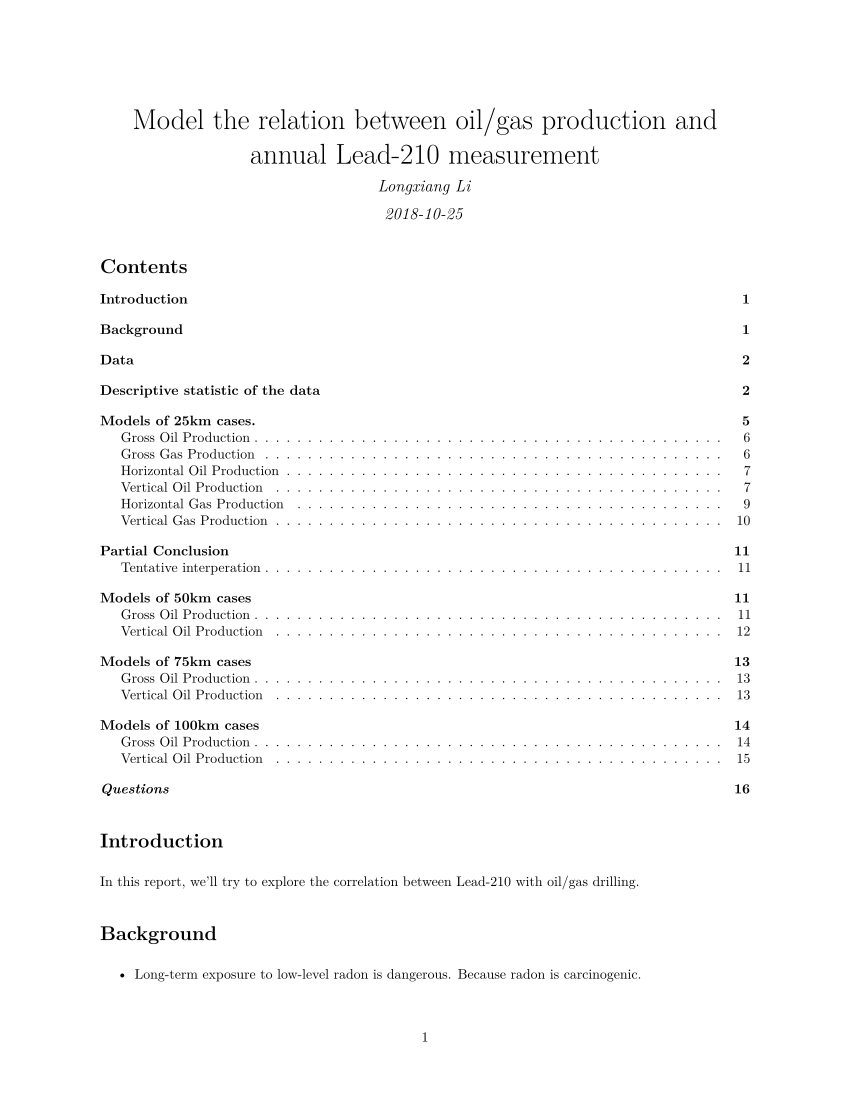

This chart was generated by the following R code:
#' ---
#' title: "Model the relation between oil/gas production and annual Lead-210 measurement"
#' author: "Longxiang Li"
#' date: "`r format(Sys.Date())`"
#' output: 
#'      pdf_document:
#'       toc: true
#'       fig_caption: yes
#' ---
#' 
#' # Introduction
#' In this report, we'll try to explore the correlation between Lead-210 with oil/gas drilling.
#' 
#' # Background
#' 
#' * Long-term exposure to low-level radon is dangerous. Because radon is carcinogenic.
#' 
#' * Direct long-term measurement of radon is rare.
#' 
#' * Lead-210 has been used as marker for radon exposure. This is applied in multiple studies.
#' 
#' * If there's an increase of Lead-210 in the particles, local residents are exposed to higher risk of lung cancer and other disease.
#' 
#' # Data 
#' 
#' * Study period: from 2014 to 2016. Because we don't have the annual Lead-210 measuremtn
#' before 2014 and after 2016. I've reached out to RadNet for data.
#' 
#' * Study region: Lower 48 states of the United States. There're 139 RedNet monitors. But
#' only a small fraction of these monitors have gas/oil activities nearby.
#' 
#' * Data sources: 
#' 
#' Lead-210 data: Lead-210 are determined by the analysis of annually composited samples (air filters) collected from the airborne particulate
#' samplers. Concentrations are determined by alpha-particle spectrometry following chemical separation. The total volume of air represented by
#'  all the samples received from one sampling location during a year typically ranges from 120,000 $m^3$ to 500,000 $m^3$.
#' 
#' Drilling data: We colleced drilling information from drillinginfo.com. From the database, we extracted the monthly gas/oil production during the study 
#' period, both horizontal and vertical drillings are included. Since the production data is reported by month, we need to aggregate them by year.
#' Then we have annual gas/oil production, number of active gas/oil wells, categorical and uncategorical within a radius of 25km from the assumed location of RadNet monitors.
#' 
#' Background radon data: We downloaded the EPA radon map data and join it to the assumed location of RadNet monitor. All counties of the U,S are catergorized
#' into three classes ranging from 1 with the highest radon level and 3 with the lowest. The background radon level is calculated based on soil type, weather and 
#' other information. 

#+ Loading all the necessary libraries, echo=F, message=F, warnings=F
library(dplyr)
library(lme4)
library(nlme)
library(lmerTest)
library(mgcv)
library(ggplot2)
library(spdep)
library(psych)
options(dplyr.print_max = 1e9)
#' In this report, we first set the radius as 25km. If there's any oil/gas production within
#' this circle in the study period, this RadNet monitor is categorized as within gas/oil field.
#' Otherwise, this RadNet monitor is categorized as clean ones.
#+ Loading the Lead-210 and gas/oil production data within 25km, message=F, echo=F,warning=F 
load(here::here("data","pb_gas_oil_50.RData"))
load(here::here("data","beta_gas_oil_avg_wind_25.RData"))
rad_all<-rad_all%>%filter(city_state!="EUREKA,CA")
rad_all<-rad_all%>%filter(city_state!="LUBBOCK,TX")
rad_all<-rad_all%>%filter(!is.na(mass))
##############################################
#Massage the pb-210 dataset
rad_cross[is.na(rad_cross$Radon),]$Radon=6
rad_cross$basin<-as.factor(rad_cross$basin)
rad_cross$log_dist<-log(rad_cross$Coast_Dist)
rad_cross$log_pb<-log(rad_cross$pb210)

rad_cross$Oil_Field<-(rad_cross$G_Oil_Num>0)
rad_cross$Gas_Field<-(rad_cross$G_Gas_Num>0)
rad_cross$Play<-rad_cross$Oil_Field|rad_cross$Gas_Field

rad_cross$G_Oil_Prod<-rad_cross$G_Oil_Prod/1e6
rad_cross$H_Oil_Prod<-rad_cross$H_Oil_Prod/1e6
rad_cross$V_Oil_Prod<-rad_cross$V_Oil_Prod/1e6
rad_cross$G_Gas_Prod<-rad_cross$G_Gas_Prod/1e6
rad_cross$H_Gas_Prod<-rad_cross$H_Gas_Prod/1e6
rad_cross$V_Gas_Prod<-rad_cross$V_Gas_Prod/1e6
###################################################
#Massage the beta dataset

rad_all[is.na(rad_all$Radon),]$Radon=6
rad_all$basin<-as.factor(rad_all$basin)
#rad_all$log_dist<-log(rad_all$Coast_Dist)
rad_all$log_pb<-log(rad_all$pb210)
rad_all$Oil_Field<-(rad_all$G_Oil_Num>0)
rad_all$Gas_Field<-(rad_all$G_Gas_Num>0)
rad_all$Play<-rad_all$Oil_Field|rad_all$Gas_Field

rad_all[,grep("Prod",names(rad_all))]=rad_all[,grep("Prod",names(rad_all))]/1e6
rad_all[,grep("Num",names(rad_all))]=rad_all[,grep("Num",names(rad_all))]/1e3
#Current unit is aCi/L
rad_all$beta<-rad_all$beta*1000
rad_all$lbeta<-log(rad_all$beta)
rad_cross$pb210<-rad_cross$pb210*1000

##################
#Descriptive Statistics
play_data<-rad_cross[rad_cross$Play,]
out_data<-rad_cross[!rad_cross$Play,]
play_beta_data<-rad_all[rad_all$Play,]
out_beta_data<-rad_all[!rad_all$Play,]
write_row<-function(play_dat,out_dat,name)
{
  t0<-t.test((rbind(play_dat,out_dat))[[name]])
  p0<-c(t0$estimate,t0$conf.int[1:2])
  t1<-t.test(play_dat[[name]])
  p1<-c(t1$estimate,t1$conf.int[1:2])
  t2<-t.test(out_dat[[name]])
  p2<-c(t2$estimate,t2$conf.int[1:2])
  p3<-(t.test(play_dat[[name]],out_dat[[name]]))$p.value
  return(as.numeric(c(p0,p1,p2,p3)))
}

write_cor_row<-function(play_dat,out_dat,name1,name2){
  c0<-cor.test((rbind(play_dat,out_dat))[[name1]],(rbind(play_dat,out_dat))[[name2]],conf.level=0.95)
  t<-paired.r(cor(play_dat[[name1]],play_dat[[name2]],use="complete.obs"),
              cor(out_dat[[name1]],out_dat[[name2]],use="complete.obs"),
           n=nrow(play_dat), n2=nrow(out_dat),twotailed=TRUE)
  c1<-cor.test(play_dat[[name1]],play_dat[[name2]],conf.level=0.95)
  c2<-cor.test(out_dat[[name1]],out_dat[[name2]],conf.level=0.95)
  return(as.numeric(c(c0$estimate,c0$conf.int[1:2],c1$estimate,c1$conf.int[1:2],c2$estimate,c2$conf.int[1:2],t$p)))
}

pb_row<-write_row(play_data,out_data,"pb210")
pb_Rn_row<-write_row(play_data,out_data,"Radon")
pb_mass_row<-write_row(play_data,out_data,"mass")
pb_U_row<-write_row(play_data,out_data,"Umeans")
pb_vel_row<-write_row(play_data,out_data,"vel")
pb_hpbl_row<-write_row(play_data,out_data,"hpbl")
pb_cstdist_row<-write_row(play_data,out_data,"Coast_Dist")
pb_oil_row<-write_row(play_data,out_data,"G_Oil_Prod")
pb_gas_row<-write_row(play_data,out_data,"G_Gas_Prod")

c_pb_radon_row<-write_cor_row(play_data,out_data,"pb210","Radon")
c_pb_U_row<-write_cor_row(play_data,out_data,"pb210","Umeans")
c_pb_mass_row<-write_cor_row(play_data,out_data,"pb210","mass")
c_pb_vel_row<-write_cor_row(play_data,out_data,"pb210","vel")
c_pb_hpbl_row<-write_cor_row(play_data,out_data,"pb210","hpbl")
c_pb_cstdist_row<-write_cor_row(play_data,out_data,"pb210","Coast_Dist")
c_pb_oil_row<-write_cor_row(play_data,out_data,"pb210","G_Oil_Prod")
c_pb_gas_row<-write_cor_row(play_data,out_data,"pb210","G_Gas_Prod")

beta_row<-write_row(play_beta_data,out_beta_data,"beta")
beta_Rn_row<-write_row(play_beta_data,out_beta_data,"Radon")
beta_mass_row<-write_row(play_beta_data,out_beta_data,"mass")
beta_U_row<-write_row(play_beta_data,out_beta_data,"Umeans")
beta_vel_row<-write_row(play_beta_data,out_beta_data,"vel")
beta_hpbl_row<-write_row(play_beta_data,out_beta_data,"hpbl")
beta_cstdist_row<-write_row(play_beta_data,out_beta_data,"Coast_Dist")
beta_oil_row<-write_row(play_beta_data,out_beta_data,"G_Oil_Prod")
beta_gas_row<-write_row(play_beta_data,out_beta_data,"G_Gas_Prod")

c_beta_pb_row<-write_cor_row(play_beta_data,out_beta_data,"beta","pb210")
c_beta_radon_row<-write_cor_row(play_beta_data,out_beta_data,"beta","Radon")
c_beta_U_row<-write_cor_row(play_beta_data,out_beta_data,"beta","Umeans")
c_beta_mass_row<-write_cor_row(play_beta_data,out_beta_data,"beta","mass")
c_beta_vel_row<-write_cor_row(play_beta_data,out_beta_data,"beta","vel")
c_beta_hpbl_row<-write_cor_row(play_beta_data,out_beta_data,"beta","hpbl")
c_beta_cstdist_row<-write_cor_row(play_beta_data,out_beta_data,"beta","Coast_Dist")
c_beta_oil_row<-write_cor_row(play_beta_data,out_beta_data,"beta","G_Oil_Prod")
c_beta_gas_row<-write_cor_row(play_beta_data,out_beta_data,"beta","G_Gas_Prod")

table_2<-rbind.data.frame(pb_row,pb_Rn_row,pb_mass_row,pb_U_row,pb_vel_row,pb_hpbl_row,pb_cstdist_row,
                          pb_oil_row,pb_gas_row,
                          c_pb_radon_row,c_pb_mass_row,c_pb_U_row,c_pb_vel_row,c_pb_hpbl_row,c_pb_cstdist_row,
                          c_pb_oil_row,c_pb_gas_row)
names(table_2)<-c("g_mean","gross_low","g_high","p_mean","p_low","p_high","o_mean",
                  "o_low","o_high","sig_dif")
row.names(table_2)<-c("Pb-210","Radon Index","PM2.5","U-238","Wind velocity","HPBL","Dist to Coast",
                      "Gross Oil Production","Gross Gas Production",
                      "Pb-210 & Radon","Pb-210 & PM2.5","Pb-210 & U238","Pb-210 & Wind velocity","Pb-210 & HPBL","PB-210 & Dist to Coast",
                      "Pb-210 & Oil Prod","Pb-210 & Gas Prod"
                      )

table_3<-rbind.data.frame(beta_row,beta_Rn_row,beta_mass_row,beta_U_row,beta_vel_row,beta_hpbl_row,beta_cstdist_row,
                          beta_oil_row,beta_gas_row,
                          c_beta_radon_row,c_beta_mass_row,c_beta_U_row,c_beta_vel_row,c_beta_hpbl_row,c_beta_cstdist_row,
                          c_beta_oil_row,c_beta_gas_row)
names(table_3)<-c("g_mean","gross_low","g_high","p_mean","p_low","p_high","o_mean",
                  "o_low","o_high","sig_dif")
row.names(table_3)<-c("beta","Radon Index","PM2.5","U-238","Wind velocity","HPBL","Dist to Coast",
                      "Gross Oil Production","Gross Gas Production",
                      "beta & Radon","beta & PM2.5","beta & U238","beta & Wind velocity","beta & HPBL","beta & Dist to Coast",
                      "beta & Oil Prod","beta & Gas Prod"
)
library(xtable)
xtable(table_2,digits = c(5,2,2,2,2,2,2,2,2,2,3))
xtable(table_3,digits = c(5,2,2,2,2,2,2,2,2,2,3))
#################
#Models
rad_cross[is.na(rad_cross$mass),]$mass<-mean(rad_cross$mass,na.rm=T)
rad_cross[is.na(rad_cross$vel),]$vel<-mean(rad_cross$vel,na.rm=T)
rad_cross$ppm<-rad_cross$pb210/rad_cross$mass
coords <- as.matrix(rad_cross[,c("Lon","Lat")])
col.knn <- knearneigh(coords, k=7)
W_dist<-dnearneigh(coords,0,1500,longlat = T)
W_dist<-nb2listw(W_dist, glist=NULL, style="W", zero.policy=NULL)

rad_cross[is.na(rad_cross$H_Oil_Prod),]$H_Oil_Prod=0

g_0<-gam(log_pb~Radon+mass+Coast_Dist+Umeans+vel+s(Lon,Lat,k=15),
        data=rad_cross)
g_m<-gam(log_pb~Radon+mass+Coast_Dist+Umeans+vel+V_Oil_Prod+s(Lon,Lat,k=15),
         data=rad_cross)

moran.test(resid(g_m),W_dist)
moran.test(resid(g_0),W_dist)
summary(g_m)
anova.gam(g_m,g_0,test="F")


cooks<-cooks.distance(g_m)
g_m2<-gam(log_pb~Radon+mass+Coast_Dist+Umeans+Thmeans+vel+H_Oil_Prod+s(Lon,Lat,k=15),
          data=rad_cross[-which.max(cooks),])
summary(g_m2)

g_ls<-gls(log_pb~Radon+mass+Coast_Dist+Umeans+Thmeans+vel+H_Oil_Prod,
          correlation=corGaus(form=~Lon+Lat,nugget=TRUE),data=rad_cross)
confint(g_ls)
summary(g_ls)

sar_0<-lagsarlm(formula=log_pb~Radon+mass+Coast_Dist+Umeans+Thmeans+vel,
                data=rad_cross,listw =  W_dist)
sar_m<-lagsarlm(formula=log_pb~Radon+mass+Coast_Dist+Umeans+Thmeans+vel+H_Oil_Prod,
                data=rad_cross,listw =  W_dist)
anova.sarlm(sar_0,sar_m)
LR.sarlm(sar_0,sar_m)
summary(sar_m)

###
diagnosis<-function(model){
  cooks<-cooks.distance(model)
  temp_cooks<-cbind.data.frame(model@frame,cooks)
  cooks<-temp_cooks%>%group_by(city_state)%>%summarise(mean_cooks=mean(cooks))
  exclude_city<-cooks[which.max(cooks$mean_cooks),]
  new_data<-rad_all%>%filter(city_state!=exclude_city$city_state)
  new_model<-lmer(model@call$formula,data=new_data,REML=F)
  new_effects<-fixed.effects(new_model)
  effects<-fixed.effects(model)
  ratios<-new_effects/effects
  anova(model,test="F")
  return(ratios)
}
group_boot_est<-function(model,n_variables=3,nsim=100,block=F){
  library(progress)
  result<-matrix(0,ncol=length(names(fixed.effects(model))),nrow=nsim)
  clusters<-unique(model@frame$city_state)
  pb <- progress_bar$new(total = nsim)
  boot_data<-model@frame
  for(i in 1:nsim){
    temp_data<-simulate(model, newdata=boot_data[-1], re.form=NA,
                        allow.new.levels=F)$sim_1
    sim_data<-boot_data
    sim_data$lbeta<-as.numeric(temp_data)
    if(!block){
      city_list<-clusters 
    }else{
      city_list<-sample(clusters,length(clusters),replace = T)
    }
    city_list<-as.data.frame(city_list)
    names(city_list)<-"city_state"
    temp_data<-left_join(city_list,sim_data,by="city_state")
    new_model<-lmer(model@call$formula,data=temp_data,REML=F)
    new_effects<-fixed.effects(new_model)
    result[i,]<-new_effects
    pb$tick()
  }
  result<-as.data.frame(result)
  names(result)<-names(fixed.effects(model))
  return(result)
}
group_boot_comp<-function(small_model,big_model,nsim=100,block=F)
{
  library(progress)
  result<-matrix(0,ncol =2,nrow=nsim)
  clusters<-unique(small_model@frame$city_state)
  pb <- progress_bar$new(total = nsim)
  boot_data<-big_model@frame
  for(i in 1:nsim){
    temp_data<-simulate(small_model, newdata=small_model@frame[-1],
                        allow.new.levels=F)$sim_1
    sim_data<-boot_data
    sim_data$lbeta<-as.numeric(temp_data)
    if(!block){
      city_list<-clusters 
    }else{
      city_list<-sample(clusters,length(clusters),replace = T)
    }
    city_list<-as.data.frame(city_list)
    names(city_list)<-"city_state"
    temp_data<-left_join(city_list,sim_data,by="city_state")
    new_b_model<-refit(small_model@call$formula,data=temp_data,REML=F)
    new_c_model<-lmer(big_model@call$formula,data=temp_data,REML=F)
    a<-anova(new_b_model,new_c_model)
    lrt_result<-a$logLik
    result[i,]<-lrt_result
    pb$tick()
  }
  result<-as.data.frame(result)
  names(result)<-c("Log_lk_s","Log_lk_b")
  return(result)
}

###############
test_data<-rad_all%>%group_by(city_state)%>%summarise(n=length(city_state))
test_data$beta_mass<-test_data$beta/test_data$mass
summary(test_data$n)
test_data<-test_data%>%filter(n>70)
test_data<-rad_all%>%filter(city_state%in%test_data$city_state)
output<-matrix(0,nrow=38,ncol=9)
output<-as.data.frame(output)
variables<-names(test_data)[c(7:36,38:45)]
names(output)<-c("metric","slope","p_value","l_ci","u_ci","#cities","max_p","l_slope","u_slope")
output$metric<-variables
library(pbkrtest)
library(doParallel)
library(foreach)
library(influence.ME)
n=detectCores()
for(j in 1:length(variables)){
  var=variables[j]
  #Number of variables in the larger model
  numbers=3
  cl<-makeCluster(n)
  registerDoParallel(cl)
  small_formula="lbeta~mass+vel+(1|city_state)+(1|MONTH)+(1|YEAR)"
  m_basic<-lmer(as.formula(small_formula),data=test_data,REML=F)
  big_formula<-paste(small_formula,"+",var)
  m_test<-lmer(as.formula(big_formula),data=test_data,REML=F)
  p2<-PBmodcomp(m_test,m_basic,nsim=100,cl=cl)
  p2<-p2$test$p.value[2]
  p1<-fixed.effects(m_test)[var]
  ci<-confint(m_test,parm=var,method="boot",nsim=250,boot.type="perc")
  infuence<-influence(m_test,group="city_state")
  cooks<-cooks.distance.estex(infuence)
  city_list<-names(cooks[cooks>0.10,])
  p3<-length(city_list)
  result<-matrix(0,nrow=length(city_list),ncol=numbers+2)
  for(i in 1:length(city_list)){
    b_model<-exclude.influence(m_basic,"city_state",city_list[i])
    c_model<-exclude.influence(m_test,"city_state",city_list[i])
    p<-PBmodcomp(c_model,b_model,nsim=100,cl=cl)
    p<-p$test$p.value[2]
    print(paste(p,city_list[i]))
    result[i,]=c(fixef(c_model),p)
  }
  p4<-max(result[,numbers+2])
  p5<-min(result[,numbers+1]/p1)
  p6<-max(result[,numbers+1]/p1)
  row<-c(p1,p2,ci,p3,p4,p5,p6)
  output[j,2:9]<-row
  stopCluster(cl)
  print(output[j,])
}
